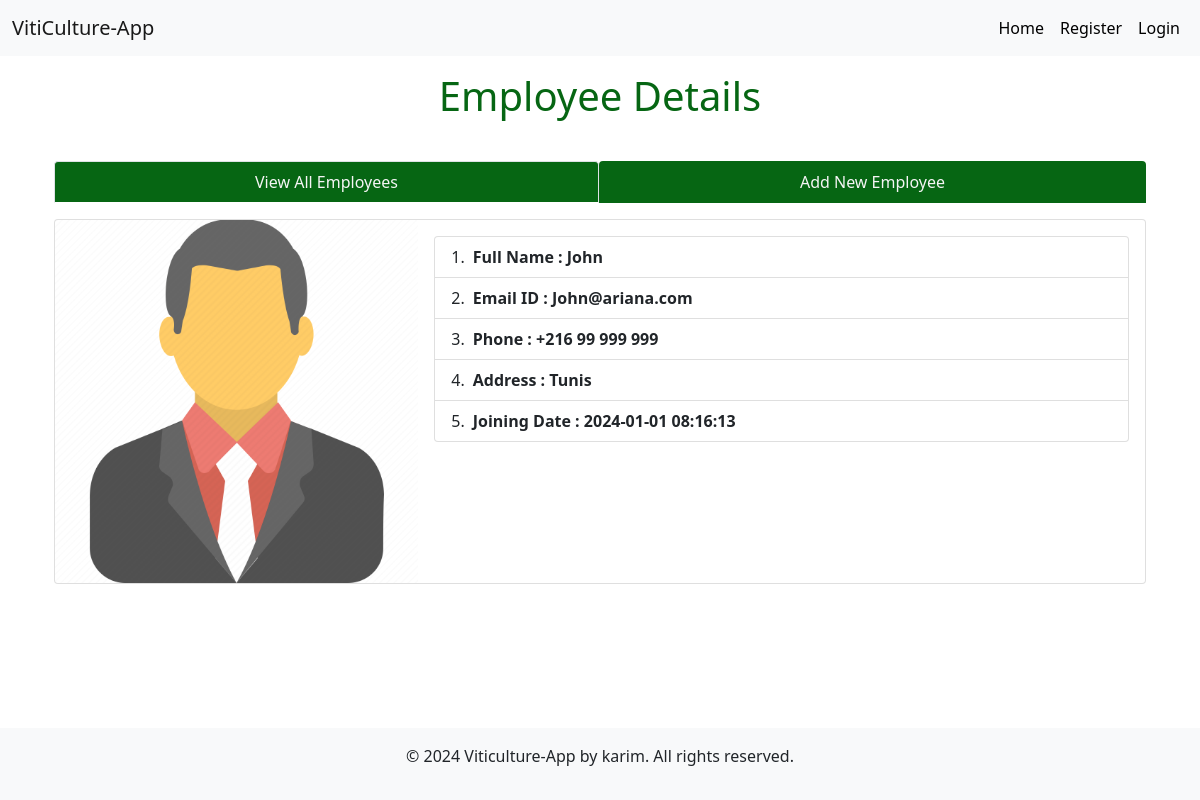
/singleemployee/1, run on the app's committed database.
### tables this page shows
CREATE TABLE employees ( employeeId integer primary key AUTOINCREMENT,
                name text not null, 
                email text, 
                phone integer, 
                address text, 
                joining_date timestamp DEFAULT CURRENT_TIMESTAMP);

### app.py (the view)
@app.route('/singleemployee/<int:empid>')
def singleemployee(empid):
    user = get_current_user()
    db = get_database()
    emp_cur = db.execute('select * from employees where employeeId = ?', [empid])
    single_emp = emp_cur.fetchone()
    return render_template('_singleemployee.html', user = user, single_emp = single_emp)

### app.py (called while the page is built)
@app.teardown_appcontext
def close_database(error):
    if hasattr(g, 'viticulture_db'):
        g.viticulture_db.close()

def get_current_user():
    user = None
    if 'user' in session:
        user = session['user']
        db = get_database()
        user_cur = db.execute('select * from users where name = ?', [user])
        user = user_cur.fetchone()
    return user

### database.py (called while the page is built)
def connect_to_database():
    sql = sqlite3.connect('E:\Projects\Viticulture-MiniProject/viticulture.db')
    sql.row_factory = sqlite3.Row
    return sql

def get_database():
    if not hasattr(g, 'viticulture_db'):
        g.viticulture_db = connect_to_database()
    return g.viticulture_db

### templates/_singleemployee.html (shortened to what this page needs)
<!DOCTYPE html>
<html lang="en">
  <head>
    <link href="https://cdn.jsdelivr.net/npm/bootstrap@5.1.3/dist/css/bootstrap.min.css" rel="stylesheet"
>
    <link rel="stylesheet" href="{{ url_for('static', filename='employee.css')}}" type="text/css" />
  </head>
  <body class="d-flex flex-column min-vh-100">
    <nav class="navbar navbar-expand-lg navbar-light bg-light">
      <div class="container-fluid">
        <a class="navbar-brand" href="#">VitiCulture-App</a>
        <div class="collapse navbar-collapse justify-content-end" id="navbarNav">
          <ul class="navbar-nav">
            <li class="nav-item">
              <a class="nav-link" style="color: black" href="{{url_for('index')}}">Home</a>
            </li>
            {% if not user %}
            <li class="nav-item">
              <a class="nav-link" style="color: black" href="{{url_for('register')}}">Register</a>
            </li>
            <li class="nav-item">
              <a class="nav-link" style="color: black" href="{{url_for('login')}}">Login</a>
            </li>
            {% endif %}
          </ul>
        </div>
      </div>
    </nav>
    <div class="container mt-3 flex-grow-1 d-flex flex-column align-items-center text-white">
      <h1 style="font-size: 2.5em; color: rgb(6, 102, 19);">Employee Details</h1>
      <div class="child child6 container" style="color: rgb(6, 102, 19);">
        <ul class="nav nav-tabs nav-fill mb-3">
          <li class="nav-item">
            <a class="nav-link active" aria-current="page" href="{{ url_for('employees')}}" style="background-color: rgb(6, 102, 19); color: whitesmoke">View All Employees</a>
          </li>
          <li class="nav-item">
            <a class="nav-link" style="background-color: rgb(6, 102, 19); color: whitesmoke" href="{{ url_for('addnewemployee')}}">Add New Employee</a>
          </li>
        </ul>
        <div class="centercontent">
          <div class="card">
            <div class="row g-0">
              <div class="col-md-4">
                <img
                  src="{{ url_for('static', filename='employee.png')}}"
                  class="img-fluid rounded-start"
                  alt="employee image"
                />
              </div>
              <div class="col-md-8">
                <div class="card-body">
                  {% if single_emp %}
                  <ul class="list-group list-group-numbered">
                    <li
                      class="list-group-item d-flex justify-content-between align-items-start"
                    >
                      <div class="ms-2 me-auto">
                        <div class="fw-bold">Full Name : {{single_emp['name']}}</div>
                      </div>
                    </li>
                    <li
                      class="list-group-item d-flex justify-content-between align-items-start"
                    >
                      <div class="ms-2 me-auto">
                        <div class="fw-bold">Email ID : {{single_emp['email']}}</div>
                      </div>
                    </li>
                    <li
                      class="list-group-item d-flex justify-content-between align-items-start"
                    >
                      <div class="ms-2 me-auto">
                        <div class="fw-bold">Phone : {{single_emp['phone']}}</div>
                      </div>
                    </li>
                    <li
                      class="list-group-item d-flex justify-content-between align-items-start"
                    >
                      <div class="ms-2 me-auto">
                        <div class="fw-bold">Address : {{single_emp['address']}}</div>
                      </div>
                    </li>
                    <li
                      class="list-group-item d-flex justify-content-between align-items-start"
                    >
                      <div class="ms-2 me-auto">
                        <div class="fw-bold">Joining Date : {{single_emp['joining_date']}}</div>
                      </div>
                    </li>
                  </ul>
                  {% endif %}
                </div>
              </div>
            </div>
          </div>
        </div>
      </div>
    </div>
    <footer class="bg-light text-center p-3">
      <p>&copy; 2024 Viticulture-App by karim. All rights reserved.</p>
    </footer>
  </body>
</html>

### data on the page
employees: name "John", email "John@ariana.com", phone "+216 99 999 999", address "Tunis", joining_date "2024-01-01 08:16:13"
